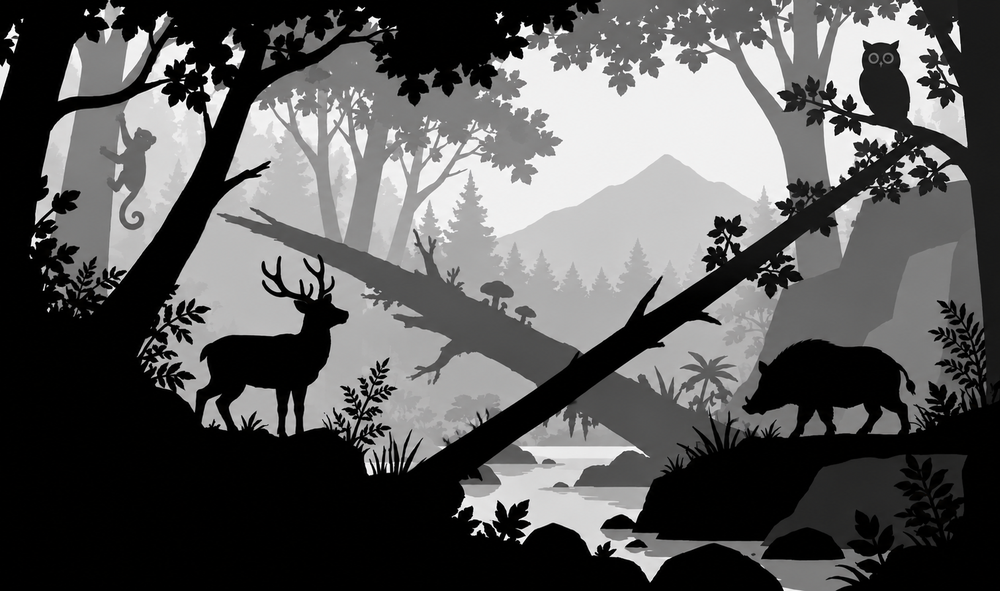
#> input picture lab3/data/q1.png, 1000 x 591 px, shrunk from 1632 x 964 before the run
$ python 1.py
#> lines starting #> are read from the running program, lines starting #| are printed output that depends on the picture; after the words box and inside, x2 and y2 are one past the last pixel; in counts of white or black regions, pixels touching at a corner belong together
import os
import cv2
import numpy as np

BASE_DIR = os.path.dirname(os.path.abspath(__file__))
DATA_DIR = os.path.join(BASE_DIR, "data")
OUT_DIR = os.path.join(BASE_DIR, "output")


# ---------------------------------------------------------------
# Otsu (上次作業)
# ---------------------------------------------------------------
def otsu_threshold(gray_img):
    total_pixels = gray_img.size
    hist = np.bincount(gray_img.ravel(), minlength=256)
    prob = hist / total_pixels

    min_within_class_var = float('inf')
    best_threshold = 0

    for t in range(256):
        q1 = np.sum(prob[:t + 1])
        q2 = np.sum(prob[t + 1:])
        if q1 == 0 or q2 == 0:
            continue

        intensities_1 = np.arange(0, t + 1)
        mean_1 = np.sum(intensities_1 * prob[:t + 1]) / q1
        var_1 = np.sum(((intensities_1 - mean_1) ** 2) * prob[:t + 1]) / q1

        intensities_2 = np.arange(t + 1, 256)
        mean_2 = np.sum(intensities_2 * prob[t + 1:]) / q2
        var_2 = np.sum(((intensities_2 - mean_2) ** 2) * prob[t + 1:]) / q2

        within_class_var = q1 * var_1 + q2 * var_2
        if within_class_var < min_within_class_var:
            min_within_class_var = within_class_var
            best_threshold = t

    return best_threshold


# ---------------------------------------------------------------
# Two-Pass Connected Component (8-connectivity)
# ---------------------------------------------------------------
def connected_components(binary):
    """
    binary: 2D array，非 0 為前景
    回傳 (labels, num_labels)；背景為 0，區域編號 1 ~ num_labels
    """
    h, w = binary.shape

    # 外面包一圈 0，避免處理邊界
    labels = [[0] * (w + 2) for _ in range(h + 2)]
    parent = [0]  # union-find，parent[0] 代表背景

    def find(a):
        while parent[a] != a:
            parent[a] = parent[parent[a]]  # path compression
            a = parent[a]
        return a

    def union(a, b):
        ra, rb = find(a), find(b)
        if ra != rb:
            if ra < rb:
                parent[rb] = ra
            else:
                parent[ra] = rb

    # ---- Pass 1: label assignment / propagation / equivalence ----
    ys, xs = np.nonzero(binary)  # row-major 順序，等同由左到右、由上到下掃描
    for y, x in zip(ys.tolist(), xs.tolist()):
        py, px = y + 1, x + 1
        up = labels[py - 1]
        # 已掃描過的鄰居：W, NW, N, NE
        neigh = [l for l in (labels[py][px - 1], up[px - 1], up[px], up[px + 1]) if l]

        if not neigh:
            new_label = len(parent)
            parent.append(new_label)
            labels[py][px] = new_label
        else:
            m = min(neigh)
            labels[py][px] = m
            for l in neigh:
                if l != m:
                    union(m, l)  # 兩個不同 label 傳到同一像素 -> 等價關係

    # ---- resolve: 找出等價關係的 transitive closure，並重新編成連續編號 ----
    lut = np.zeros(len(parent), dtype=np.int32)
    root_to_new = {}
    for i in range(1, len(parent)):
        r = find(i)
        if r not in root_to_new:
            root_to_new[r] = len(root_to_new) + 1
        lut[i] = root_to_new[r]

    # ---- Pass 2: label translation ----
    lab = np.array(labels, dtype=np.int32)[1:-1, 1:-1]
    final = lut[lab]
    return final, len(root_to_new)


def colorize(labels, num_labels):
    rng = np.random.default_rng(42)
    colors = rng.integers(60, 256, size=(num_labels + 1, 3), dtype=np.uint8)
    colors[0] = (0, 0, 0)  # 背景維持黑色
    return colors[labels]


def main():
    os.makedirs(OUT_DIR, exist_ok=True)
    img_path = os.path.join(DATA_DIR, "q1.png")
    img = cv2.imread(img_path)
#> img is the input picture: shape (591, 1000, 3); mean B, G, R 88.6, 88.7, 88.9
    if img is None:
        raise FileNotFoundError(f"找不到圖片：{img_path}")

    gray = cv2.cvtColor(img, cv2.COLOR_BGR2GRAY)

    # Otsu 二值化
    best_t = otsu_threshold(gray)
#> in otsu_threshold, `hist = np.bincount(gray_img.ravel(), minlength=256)`: hist = 256 values, max 167034 at index 0, min 141 at index 61, mean 2308.6
#> in otsu_threshold, `prob = hist / total_pixels`: prob = 256 values, max 0.283 at index 0, min 0.000239 at index 61, mean 0.00391
#> the loop in otsu_threshold, `for t in range(256):` made 256 passes
#> (q1, q2, mean_1, var_1, mean_2, var_2, within_class_var, min_within_class_var) on passes 1 to 11: (0.283, 0.717, 0, 0, 123.6, 6548.8, 4697.9, 4697.9), (0.36, 0.64, 0.215, 0.169, 138.5, 5299.2, 3390.7, 3390.7), (0.369, 0.631, 0.259, 0.242, 140.5, 5102.1, 3218, 3218), (0.376, 0.624, 0.307, 0.367, 141.9, 4954.4, 3092.3, 3092.3), (0.381, 0.619, 0.359, 0.551, 143.1, 4831, 2989.4, 2989.4), (0.385, 0.615, 0.407, 0.765, 144, 4738.1, 2913.2, 2913.2), (0.388, 0.612, 0.453, 1.01, 144.7, 4663.9, 2853, 2853), (0.391, 0.609, 0.491, 1.25, 145.2, 4609.7, 2809.4, 2809.4), (0.392, 0.608, 0.525, 1.5, 145.6, 4568, 2775.9, 2775.9), (0.394, 0.606, 0.552, 1.73, 145.9, 4538.6, 2752.4, 2752.4), (0.395, 0.605, 0.579, 1.98, 146.2, 4512.6, 2731.7, 2731.7)
#> (q1, q2) on pass 88: (0.522, 0.478)
    print(f"Otsu 最佳閾值: {best_t}")
#| Otsu 最佳閾值: 93
    binary = np.zeros_like(gray)
    binary[gray > best_t] = 255
    cv2.imwrite(os.path.join(OUT_DIR, "1_otsu.jpg"), binary)
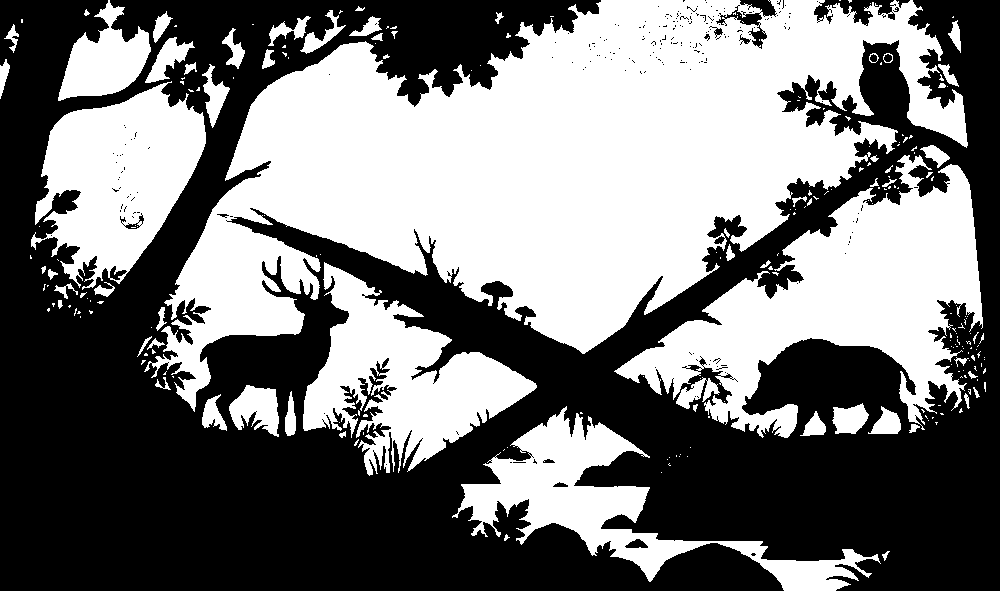
#> saved as 1_otsu.jpg: shape (591, 1000); 47% white; 233 white regions (168 under 20 px), largest, box (x1, y1, x2, y2) and area: (144, 0, 968, 412) 158132, (614, 155, 983, 438) 41542, (303, 262, 537, 476) 21437

    # Connected component
    labels, num = connected_components(binary)
    print(f"Connected component 數量: {num}")
    result = colorize(labels, num)
    cv2.imwrite(os.path.join(OUT_DIR, "1_connected_component.jpg"), result)
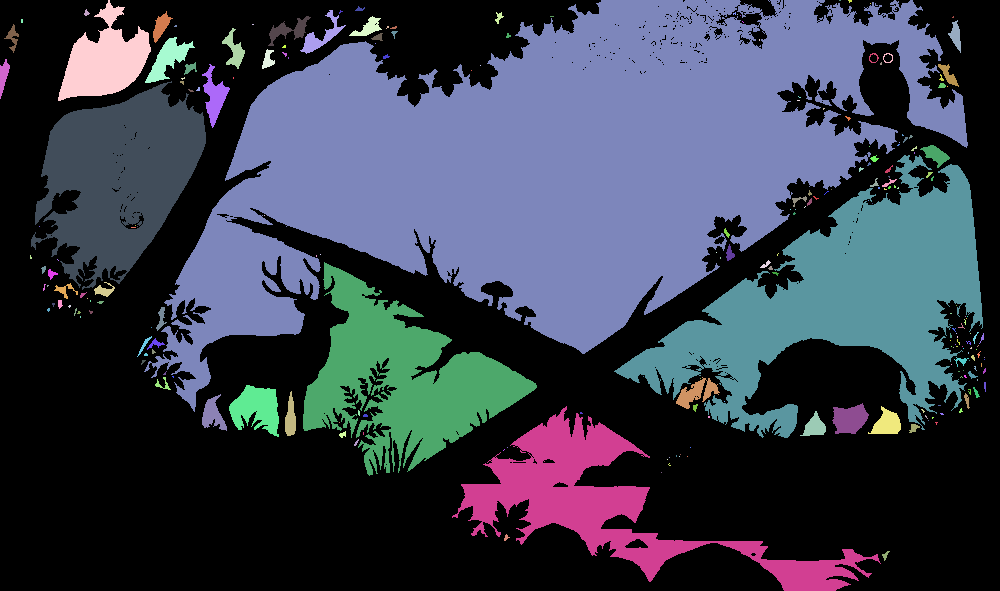
#> saved as 1_connected_component.jpg: shape (591, 1000, 3); mean B, G, R 77.9, 62.4, 56.7
    print("已儲存至 output/1_otsu.jpg 與 output/1_connected_component.jpg")


if __name__ == "__main__":
    main()

$ run again, with lab3/data/connected_component.jpg saved as lab3/data/q1.png
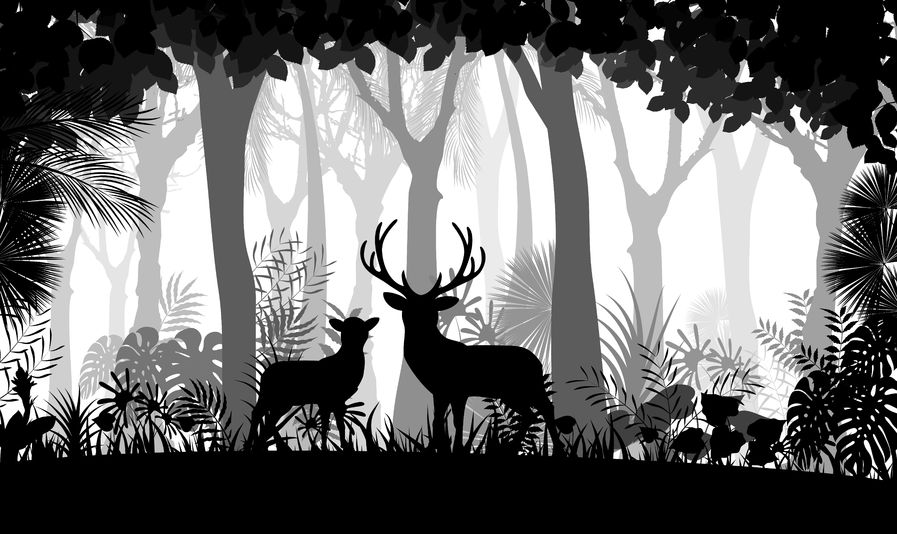
#> input picture lab3/data/connected_component.jpg, 897 x 534 px
#> in main, img is the input picture: shape (534, 897, 3); min 0, max 255, mean 109.5
#> hist = 256 values, max 135490 at index 0, min 270 at index 106, mean 1871.1
#> prob = 256 values, max 0.283 at index 0, min 0.000564 at index 106, mean 0.00391
#> the loop in otsu_threshold, `for t in range(256):` made 256 passes
#> (q1, q2, mean_1, var_1, mean_2, var_2, within_class_var, min_within_class_var) on passes 1 to 7: (0.283, 0.717, 0, 0, 152.6, 8286.2, 5942.3, 5942.3), (0.299, 0.701, 0.0549, 0.0519, 156.2, 7928.4, 5555.4, 5555.4), (0.309, 0.691, 0.114, 0.162, 158.3, 7708, 5328.4, 5328.4), (0.317, 0.683, 0.188, 0.366, 160.1, 7510, 5130.8, 5130.8), (0.324, 0.676, 0.267, 0.654, 161.7, 7339.8, 4965.2, 4965.2), (0.33, 0.67, 0.357, 1.06, 163.2, 7177.7, 4811, 4811), (0.336, 0.664, 0.469, 1.65, 164.7, 6999.1, 4644.8, 4644.8)
#| Otsu 最佳閾值: 118
#> in main, `cv2.imwrite(os.path.join(OUT_DIR, "1_otsu.jpg"), binary)`:
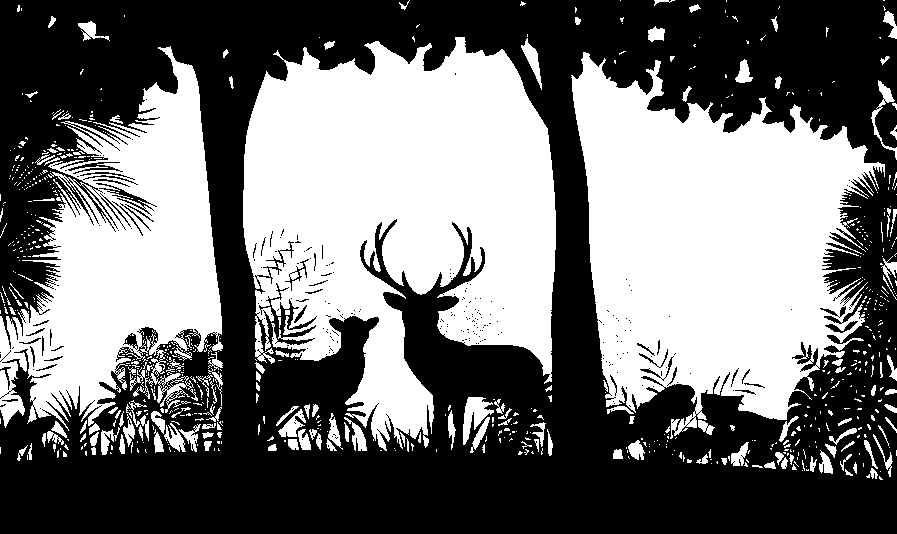
#> saved as 1_otsu.jpg: shape (534, 897); 45.1% white; 735 white regions (582 under 20 px), largest, box (x1, y1, x2, y2) and area: (243, 37, 556, 451) 84452, (571, 52, 885, 439) 72959, (0, 46, 223, 431) 43661
#> in main, `cv2.imwrite(os.path.join(OUT_DIR, "1_connected_component.jpg"), result)`:
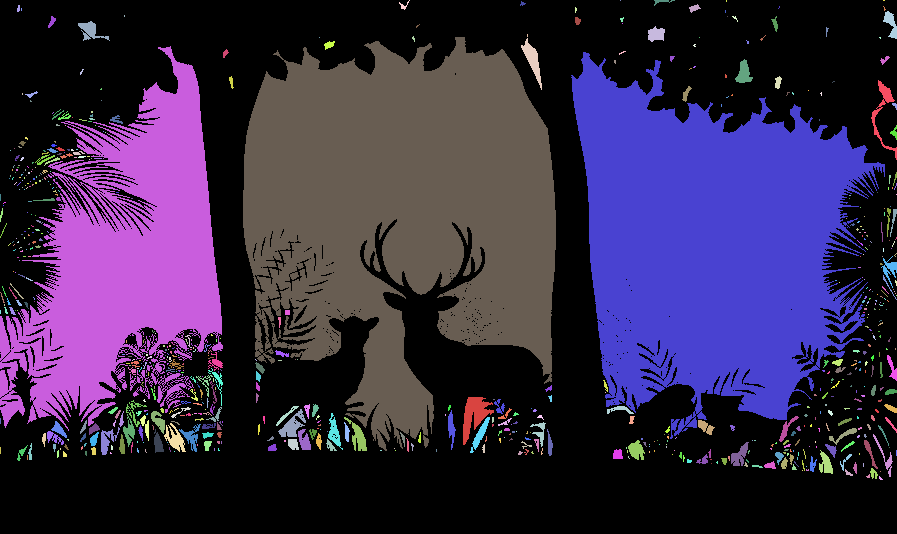
#> saved as 1_connected_component.jpg: shape (534, 897, 3); mean B, G, R 71.4, 39.8, 52.8
